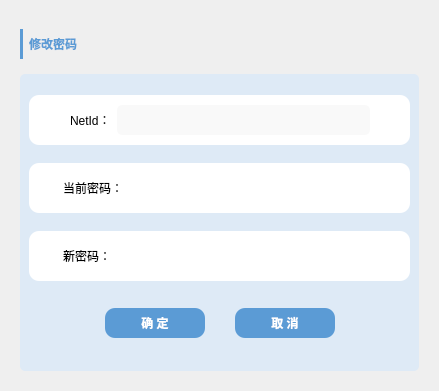
<?xml version="1.0" encoding="UTF-8"?>
<ui version="4.0">
 <class>frm_changepwd</class>
 <widget class="QWidget" name="frm_changepwd">
  <property name="geometry">
   <rect>
    <x>0</x>
    <y>0</y>
    <width>439</width>
    <height>391</height>
   </rect>
  </property>
  <property name="minimumSize">
   <size>
    <width>346</width>
    <height>363</height>
   </size>
  </property>
  <property name="maximumSize">
   <size>
    <width>439</width>
    <height>391</height>
   </size>
  </property>
  <property name="windowTitle">
   <string>Form</string>
  </property>
  <layout class="QHBoxLayout" name="horizontalLayout_4">
   <item>
    <widget class="QFrame" name="frame">
     <layout class="QVBoxLayout" name="verticalLayout_2">
      <item>
       <widget class="QWidget" name="widget_3" native="true">
        <property name="sizePolicy">
         <sizepolicy hsizetype="Preferred" vsizetype="Fixed">
          <horstretch>0</horstretch>
          <verstretch>0</verstretch>
         </sizepolicy>
        </property>
        <layout class="QHBoxLayout" name="horizontalLayout_2">
         <property name="leftMargin">
          <number>0</number>
         </property>
         <item>
          <widget class="QLabel" name="label_26">
           <property name="sizePolicy">
            <sizepolicy hsizetype="Fixed" vsizetype="Fixed">
             <horstretch>0</horstretch>
             <verstretch>0</verstretch>
            </sizepolicy>
           </property>
           <property name="minimumSize">
            <size>
             <width>3</width>
             <height>30</height>
            </size>
           </property>
           <property name="maximumSize">
            <size>
             <width>3</width>
             <height>30</height>
            </size>
           </property>
           <property name="styleSheet">
            <string notr="true">background-color:rgb(91, 155, 213);</string>
           </property>
           <property name="text">
            <string/>
           </property>
          </widget>
         </item>
         <item>
          <widget class="QLabel" name="label_8">
           <property name="styleSheet">
            <string notr="true">font: 12pt &quot;Microsoft YaHei UI&quot;;
color:rgb(91, 155, 213);
font-weight:bold;</string>
           </property>
           <property name="text">
            <string>修改密码</string>
           </property>
          </widget>
         </item>
         <item>
          <spacer name="horizontalSpacer">
           <property name="orientation">
            <enum>Qt::Horizontal</enum>
           </property>
           <property name="sizeHint" stdset="0">
            <size>
             <width>356</width>
             <height>20</height>
            </size>
           </property>
          </spacer>
         </item>
        </layout>
       </widget>
      </item>
      <item>
       <widget class="QWidget" name="widget_1" native="true">
        <property name="styleSheet">
         <string notr="true">#widget_1{background-color:rgb(222, 234, 246);border-radius:5px;}</string>
        </property>
        <layout class="QVBoxLayout" name="verticalLayout">
         <item>
          <widget class="QWidget" name="widget_2" native="true">
           <property name="sizePolicy">
            <sizepolicy hsizetype="Preferred" vsizetype="Fixed">
             <horstretch>0</horstretch>
             <verstretch>0</verstretch>
            </sizepolicy>
           </property>
           <property name="minimumSize">
            <size>
             <width>0</width>
             <height>50</height>
            </size>
           </property>
           <property name="styleSheet">
            <string notr="true">background-color: rgb(255, 255, 255);
border-radius:10px;</string>
           </property>
           <layout class="QHBoxLayout" name="horizontalLayout">
            <item>
             <spacer name="horizontalSpacer_2">
              <property name="orientation">
               <enum>Qt::Horizontal</enum>
              </property>
              <property name="sizeType">
               <enum>QSizePolicy::Expanding</enum>
              </property>
              <property name="sizeHint" stdset="0">
               <size>
                <width>36</width>
                <height>20</height>
               </size>
              </property>
             </spacer>
            </item>
            <item>
             <widget class="QLabel" name="label">
              <property name="sizePolicy">
               <sizepolicy hsizetype="Fixed" vsizetype="Fixed">
                <horstretch>0</horstretch>
                <verstretch>0</verstretch>
               </sizepolicy>
              </property>
              <property name="styleSheet">
               <string notr="true">font: 10pt &quot;Microsoft YaHei UI&quot;;</string>
              </property>
              <property name="text">
               <string>NetId：</string>
              </property>
             </widget>
            </item>
            <item>
             <widget class="QTextEdit" name="txt_NetID">
              <property name="enabled">
               <bool>false</bool>
              </property>
              <property name="minimumSize">
               <size>
                <width>0</width>
                <height>30</height>
               </size>
              </property>
              <property name="maximumSize">
               <size>
                <width>16777215</width>
                <height>30</height>
               </size>
              </property>
              <property name="styleSheet">
               <string notr="true">background-color: rgb(249, 249, 249);
border-radius:5px;</string>
              </property>
              <property name="placeholderText">
               <string extracomment="请输入您的NetId"/>
              </property>
             </widget>
            </item>
            <item>
             <spacer name="horizontalSpacer_3">
              <property name="orientation">
               <enum>Qt::Horizontal</enum>
              </property>
              <property name="sizeType">
               <enum>QSizePolicy::Expanding</enum>
              </property>
              <property name="sizeHint" stdset="0">
               <size>
                <width>35</width>
                <height>20</height>
               </size>
              </property>
             </spacer>
            </item>
           </layout>
          </widget>
         </item>
         <item>
          <widget class="QWidget" name="widget_7" native="true">
           <property name="sizePolicy">
            <sizepolicy hsizetype="Preferred" vsizetype="Fixed">
             <horstretch>0</horstretch>
             <verstretch>0</verstretch>
            </sizepolicy>
           </property>
           <property name="minimumSize">
            <size>
             <width>150</width>
             <height>50</height>
            </size>
           </property>
           <property name="styleSheet">
            <string notr="true">background-color: rgb(255, 255, 255);
border-radius:10px;</string>
           </property>
           <layout class="QHBoxLayout" name="horizontalLayout_5">
            <item>
             <spacer name="horizontalSpacer_10">
              <property name="orientation">
               <enum>Qt::Horizontal</enum>
              </property>
              <property name="sizeType">
               <enum>QSizePolicy::Fixed</enum>
              </property>
              <property name="sizeHint" stdset="0">
               <size>
                <width>25</width>
                <height>20</height>
               </size>
              </property>
             </spacer>
            </item>
            <item>
             <widget class="QLabel" name="label_5">
              <property name="sizePolicy">
               <sizepolicy hsizetype="Fixed" vsizetype="Fixed">
                <horstretch>0</horstretch>
                <verstretch>0</verstretch>
               </sizepolicy>
              </property>
              <property name="styleSheet">
               <string notr="true">font: 10pt &quot;Microsoft YaHei UI&quot;;</string>
              </property>
              <property name="text">
               <string>当前密码：</string>
              </property>
             </widget>
            </item>
            <item>
             <widget class="QLineEdit" name="le_CurPwd">
              <property name="sizePolicy">
               <sizepolicy hsizetype="Expanding" vsizetype="Expanding">
                <horstretch>0</horstretch>
                <verstretch>0</verstretch>
               </sizepolicy>
              </property>
              <property name="minimumSize">
               <size>
                <width>70</width>
                <height>30</height>
               </size>
              </property>
              <property name="echoMode">
               <enum>QLineEdit::Password</enum>
              </property>
             </widget>
            </item>
            <item>
             <spacer name="horizontalSpacer_11">
              <property name="orientation">
               <enum>Qt::Horizontal</enum>
              </property>
              <property name="sizeType">
               <enum>QSizePolicy::Fixed</enum>
              </property>
              <property name="sizeHint" stdset="0">
               <size>
                <width>25</width>
                <height>20</height>
               </size>
              </property>
             </spacer>
            </item>
           </layout>
          </widget>
         </item>
         <item>
          <widget class="QWidget" name="widget_9" native="true">
           <property name="sizePolicy">
            <sizepolicy hsizetype="Preferred" vsizetype="Fixed">
             <horstretch>0</horstretch>
             <verstretch>0</verstretch>
            </sizepolicy>
           </property>
           <property name="minimumSize">
            <size>
             <width>150</width>
             <height>50</height>
            </size>
           </property>
           <property name="styleSheet">
            <string notr="true">background-color: rgb(255, 255, 255);
border-radius:10px;</string>
           </property>
           <layout class="QHBoxLayout" name="horizontalLayout_6">
            <item>
             <spacer name="horizontalSpacer_14">
              <property name="orientation">
               <enum>Qt::Horizontal</enum>
              </property>
              <property name="sizeType">
               <enum>QSizePolicy::Fixed</enum>
              </property>
              <property name="sizeHint" stdset="0">
               <size>
                <width>25</width>
                <height>20</height>
               </size>
              </property>
             </spacer>
            </item>
            <item>
             <widget class="QLabel" name="label_7">
              <property name="sizePolicy">
               <sizepolicy hsizetype="Fixed" vsizetype="Fixed">
                <horstretch>0</horstretch>
                <verstretch>0</verstretch>
               </sizepolicy>
              </property>
              <property name="styleSheet">
               <string notr="true">font: 10pt &quot;Microsoft YaHei UI&quot;;</string>
              </property>
              <property name="text">
               <string>新密码：</string>
              </property>
             </widget>
            </item>
            <item>
             <widget class="QLineEdit" name="le_NewPwd">
              <property name="echoMode">
               <enum>QLineEdit::Password</enum>
              </property>
             </widget>
            </item>
            <item>
             <spacer name="horizontalSpacer_15">
              <property name="orientation">
               <enum>Qt::Horizontal</enum>
              </property>
              <property name="sizeType">
               <enum>QSizePolicy::Fixed</enum>
              </property>
              <property name="sizeHint" stdset="0">
               <size>
                <width>25</width>
                <height>20</height>
               </size>
              </property>
             </spacer>
            </item>
           </layout>
          </widget>
         </item>
         <item>
          <widget class="QWidget" name="widget_4" native="true">
           <property name="sizePolicy">
            <sizepolicy hsizetype="Preferred" vsizetype="Fixed">
             <horstretch>0</horstretch>
             <verstretch>0</verstretch>
            </sizepolicy>
           </property>
           <layout class="QHBoxLayout" name="horizontalLayout_3">
            <property name="spacing">
             <number>30</number>
            </property>
            <item>
             <spacer name="horizontalSpacer_4">
              <property name="orientation">
               <enum>Qt::Horizontal</enum>
              </property>
              <property name="sizeHint" stdset="0">
               <size>
                <width>40</width>
                <height>20</height>
               </size>
              </property>
             </spacer>
            </item>
            <item>
             <widget class="QPushButton" name="btn_changepwd">
              <property name="sizePolicy">
               <sizepolicy hsizetype="Fixed" vsizetype="Fixed">
                <horstretch>0</horstretch>
                <verstretch>0</verstretch>
               </sizepolicy>
              </property>
              <property name="minimumSize">
               <size>
                <width>100</width>
                <height>30</height>
               </size>
              </property>
              <property name="maximumSize">
               <size>
                <width>100</width>
                <height>30</height>
               </size>
              </property>
              <property name="cursor">
               <cursorShape>OpenHandCursor</cursorShape>
              </property>
              <property name="styleSheet">
               <string notr="true">background-color:rgb(91, 155, 213);
color:rgb(255, 255, 255);
font: 11pt &quot;幼圆&quot;;
font-weight: bold;
border-radius: 10px; </string>
              </property>
              <property name="text">
               <string>确 定</string>
              </property>
             </widget>
            </item>
            <item>
             <widget class="QPushButton" name="btn_changepwd_2">
              <property name="sizePolicy">
               <sizepolicy hsizetype="Fixed" vsizetype="Fixed">
                <horstretch>0</horstretch>
                <verstretch>0</verstretch>
               </sizepolicy>
              </property>
              <property name="minimumSize">
               <size>
                <width>100</width>
                <height>30</height>
               </size>
              </property>
              <property name="maximumSize">
               <size>
                <width>100</width>
                <height>30</height>
               </size>
              </property>
              <property name="cursor">
               <cursorShape>OpenHandCursor</cursorShape>
              </property>
              <property name="styleSheet">
               <string notr="true">background-color:rgb(91, 155, 213);
color:rgb(255, 255, 255);
font: 11pt &quot;幼圆&quot;;
font-weight: bold;
border-radius: 10px; </string>
              </property>
              <property name="text">
               <string>取 消</string>
              </property>
             </widget>
            </item>
            <item>
             <spacer name="horizontalSpacer_5">
              <property name="orientation">
               <enum>Qt::Horizontal</enum>
              </property>
              <property name="sizeHint" stdset="0">
               <size>
                <width>40</width>
                <height>20</height>
               </size>
              </property>
             </spacer>
            </item>
           </layout>
          </widget>
         </item>
        </layout>
       </widget>
      </item>
     </layout>
    </widget>
   </item>
  </layout>
 </widget>
 <resources/>
 <connections/>
</ui>
